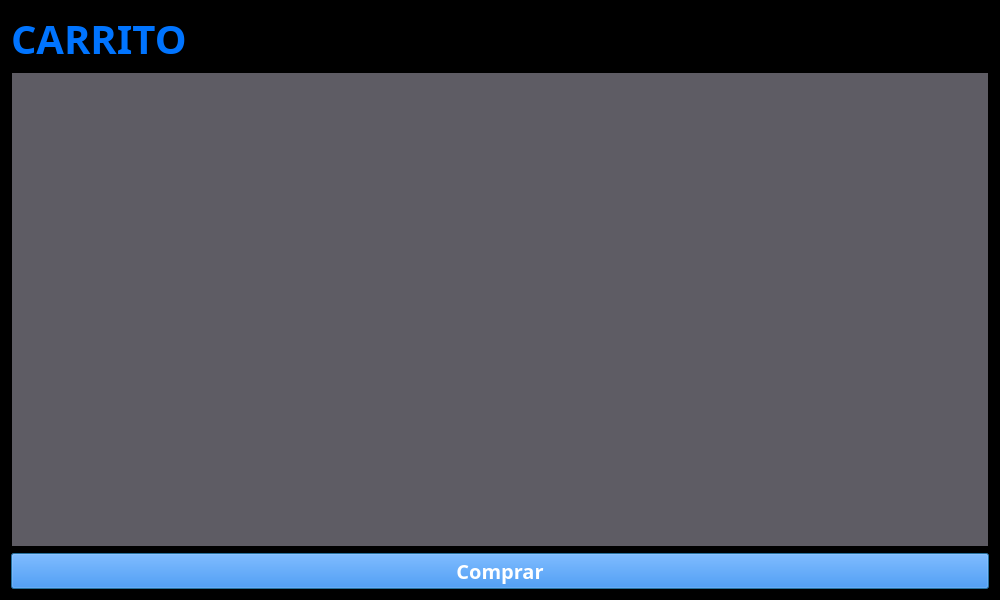
<?xml version="1.0" encoding="UTF-8"?>
<ui version="4.0">
 <class>Carrito</class>
 <widget class="QDialog" name="Carrito">
  <property name="geometry">
   <rect>
    <x>0</x>
    <y>0</y>
    <width>1000</width>
    <height>600</height>
   </rect>
  </property>
  <property name="minimumSize">
   <size>
    <width>1000</width>
    <height>600</height>
   </size>
  </property>
  <property name="maximumSize">
   <size>
    <width>1000</width>
    <height>600</height>
   </size>
  </property>
  <property name="palette">
   <palette>
    <active>
     <colorrole role="Base">
      <brush brushstyle="SolidPattern">
       <color alpha="255">
        <red>255</red>
        <green>255</green>
        <blue>255</blue>
       </color>
      </brush>
     </colorrole>
     <colorrole role="Window">
      <brush brushstyle="SolidPattern">
       <color alpha="255">
        <red>0</red>
        <green>0</green>
        <blue>0</blue>
       </color>
      </brush>
     </colorrole>
    </active>
    <inactive>
     <colorrole role="Base">
      <brush brushstyle="SolidPattern">
       <color alpha="255">
        <red>255</red>
        <green>255</green>
        <blue>255</blue>
       </color>
      </brush>
     </colorrole>
     <colorrole role="Window">
      <brush brushstyle="SolidPattern">
       <color alpha="255">
        <red>0</red>
        <green>0</green>
        <blue>0</blue>
       </color>
      </brush>
     </colorrole>
    </inactive>
    <disabled>
     <colorrole role="Base">
      <brush brushstyle="SolidPattern">
       <color alpha="255">
        <red>0</red>
        <green>0</green>
        <blue>0</blue>
       </color>
      </brush>
     </colorrole>
     <colorrole role="Window">
      <brush brushstyle="SolidPattern">
       <color alpha="255">
        <red>0</red>
        <green>0</green>
        <blue>0</blue>
       </color>
      </brush>
     </colorrole>
    </disabled>
   </palette>
  </property>
  <property name="windowTitle">
   <string>Ventana Terciaria</string>
  </property>
  <layout class="QVBoxLayout" name="verticalLayout">
   <item>
    <layout class="QVBoxLayout" name="verticalLayout_4">
     <item>
      <layout class="QHBoxLayout" name="horizontalLayout">
       <item>
        <widget class="QLabel" name="lCarrito">
         <property name="palette">
          <palette>
           <active>
            <colorrole role="WindowText">
             <brush brushstyle="SolidPattern">
              <color alpha="255">
               <red>0</red>
               <green>116</green>
               <blue>255</blue>
              </color>
             </brush>
            </colorrole>
           </active>
           <inactive>
            <colorrole role="WindowText">
             <brush brushstyle="SolidPattern">
              <color alpha="255">
               <red>0</red>
               <green>116</green>
               <blue>255</blue>
              </color>
             </brush>
            </colorrole>
           </inactive>
           <disabled>
            <colorrole role="WindowText">
             <brush brushstyle="SolidPattern">
              <color alpha="255">
               <red>190</red>
               <green>190</green>
               <blue>190</blue>
              </color>
             </brush>
            </colorrole>
           </disabled>
          </palette>
         </property>
         <property name="font">
          <font>
           <family>San Francisco Display</family>
           <pointsize>30</pointsize>
           <weight>75</weight>
           <bold>true</bold>
          </font>
         </property>
         <property name="text">
          <string>CARRITO</string>
         </property>
        </widget>
       </item>
      </layout>
     </item>
    </layout>
   </item>
   <item>
    <layout class="QGridLayout" name="gridLayout">
     <item row="0" column="1">
      <layout class="QVBoxLayout" name="verticalLayout_2">
       <item>
        <widget class="QListView" name="listView">
         <property name="palette">
          <palette>
           <active>
            <colorrole role="WindowText">
             <brush brushstyle="SolidPattern">
              <color alpha="255">
               <red>255</red>
               <green>255</green>
               <blue>255</blue>
              </color>
             </brush>
            </colorrole>
            <colorrole role="Button">
             <brush brushstyle="SolidPattern">
              <color alpha="255">
               <red>154</red>
               <green>153</green>
               <blue>150</blue>
              </color>
             </brush>
            </colorrole>
            <colorrole role="Light">
             <brush brushstyle="SolidPattern">
              <color alpha="255">
               <red>154</red>
               <green>153</green>
               <blue>150</blue>
              </color>
             </brush>
            </colorrole>
            <colorrole role="Text">
             <brush brushstyle="SolidPattern">
              <color alpha="255">
               <red>255</red>
               <green>255</green>
               <blue>255</blue>
              </color>
             </brush>
            </colorrole>
            <colorrole role="BrightText">
             <brush brushstyle="SolidPattern">
              <color alpha="255">
               <red>255</red>
               <green>255</green>
               <blue>255</blue>
              </color>
             </brush>
            </colorrole>
            <colorrole role="ButtonText">
             <brush brushstyle="SolidPattern">
              <color alpha="255">
               <red>255</red>
               <green>255</green>
               <blue>255</blue>
              </color>
             </brush>
            </colorrole>
            <colorrole role="Base">
             <brush brushstyle="SolidPattern">
              <color alpha="255">
               <red>94</red>
               <green>92</green>
               <blue>100</blue>
              </color>
             </brush>
            </colorrole>
            <colorrole role="Highlight">
             <brush brushstyle="SolidPattern">
              <color alpha="255">
               <red>0</red>
               <green>116</green>
               <blue>255</blue>
              </color>
             </brush>
            </colorrole>
            <colorrole role="ToolTipText">
             <brush brushstyle="SolidPattern">
              <color alpha="255">
               <red>255</red>
               <green>255</green>
               <blue>255</blue>
              </color>
             </brush>
            </colorrole>
            <colorrole role="PlaceholderText">
             <brush brushstyle="SolidPattern">
              <color alpha="128">
               <red>255</red>
               <green>255</green>
               <blue>255</blue>
              </color>
             </brush>
            </colorrole>
           </active>
           <inactive>
            <colorrole role="WindowText">
             <brush brushstyle="SolidPattern">
              <color alpha="255">
               <red>255</red>
               <green>255</green>
               <blue>255</blue>
              </color>
             </brush>
            </colorrole>
            <colorrole role="Button">
             <brush brushstyle="SolidPattern">
              <color alpha="255">
               <red>154</red>
               <green>153</green>
               <blue>150</blue>
              </color>
             </brush>
            </colorrole>
            <colorrole role="Light">
             <brush brushstyle="SolidPattern">
              <color alpha="255">
               <red>154</red>
               <green>153</green>
               <blue>150</blue>
              </color>
             </brush>
            </colorrole>
            <colorrole role="Text">
             <brush brushstyle="SolidPattern">
              <color alpha="255">
               <red>255</red>
               <green>255</green>
               <blue>255</blue>
              </color>
             </brush>
            </colorrole>
            <colorrole role="BrightText">
             <brush brushstyle="SolidPattern">
              <color alpha="255">
               <red>255</red>
               <green>255</green>
               <blue>255</blue>
              </color>
             </brush>
            </colorrole>
            <colorrole role="ButtonText">
             <brush brushstyle="SolidPattern">
              <color alpha="255">
               <red>255</red>
               <green>255</green>
               <blue>255</blue>
              </color>
             </brush>
            </colorrole>
            <colorrole role="Base">
             <brush brushstyle="SolidPattern">
              <color alpha="255">
               <red>94</red>
               <green>92</green>
               <blue>100</blue>
              </color>
             </brush>
            </colorrole>
            <colorrole role="Highlight">
             <brush brushstyle="SolidPattern">
              <color alpha="255">
               <red>0</red>
               <green>116</green>
               <blue>255</blue>
              </color>
             </brush>
            </colorrole>
            <colorrole role="ToolTipText">
             <brush brushstyle="SolidPattern">
              <color alpha="255">
               <red>255</red>
               <green>255</green>
               <blue>255</blue>
              </color>
             </brush>
            </colorrole>
            <colorrole role="PlaceholderText">
             <brush brushstyle="SolidPattern">
              <color alpha="128">
               <red>255</red>
               <green>255</green>
               <blue>255</blue>
              </color>
             </brush>
            </colorrole>
           </inactive>
           <disabled>
            <colorrole role="WindowText">
             <brush brushstyle="SolidPattern">
              <color alpha="255">
               <red>190</red>
               <green>190</green>
               <blue>190</blue>
              </color>
             </brush>
            </colorrole>
            <colorrole role="Button">
             <brush brushstyle="SolidPattern">
              <color alpha="255">
               <red>154</red>
               <green>153</green>
               <blue>150</blue>
              </color>
             </brush>
            </colorrole>
            <colorrole role="Light">
             <brush brushstyle="SolidPattern">
              <color alpha="255">
               <red>154</red>
               <green>153</green>
               <blue>150</blue>
              </color>
             </brush>
            </colorrole>
            <colorrole role="Text">
             <brush brushstyle="SolidPattern">
              <color alpha="255">
               <red>190</red>
               <green>190</green>
               <blue>190</blue>
              </color>
             </brush>
            </colorrole>
            <colorrole role="BrightText">
             <brush brushstyle="SolidPattern">
              <color alpha="255">
               <red>255</red>
               <green>255</green>
               <blue>255</blue>
              </color>
             </brush>
            </colorrole>
            <colorrole role="ButtonText">
             <brush brushstyle="SolidPattern">
              <color alpha="255">
               <red>190</red>
               <green>190</green>
               <blue>190</blue>
              </color>
             </brush>
            </colorrole>
            <colorrole role="Base">
             <brush brushstyle="SolidPattern">
              <color alpha="255">
               <red>0</red>
               <green>0</green>
               <blue>0</blue>
              </color>
             </brush>
            </colorrole>
            <colorrole role="Highlight">
             <brush brushstyle="SolidPattern">
              <color alpha="255">
               <red>145</red>
               <green>145</green>
               <blue>145</blue>
              </color>
             </brush>
            </colorrole>
            <colorrole role="ToolTipText">
             <brush brushstyle="SolidPattern">
              <color alpha="255">
               <red>255</red>
               <green>255</green>
               <blue>255</blue>
              </color>
             </brush>
            </colorrole>
            <colorrole role="PlaceholderText">
             <brush brushstyle="SolidPattern">
              <color alpha="128">
               <red>0</red>
               <green>0</green>
               <blue>0</blue>
              </color>
             </brush>
            </colorrole>
           </disabled>
          </palette>
         </property>
        </widget>
       </item>
      </layout>
     </item>
    </layout>
   </item>
   <item>
    <widget class="QPushButton" name="pComprar">
     <property name="palette">
      <palette>
       <active>
        <colorrole role="Button">
         <brush brushstyle="SolidPattern">
          <color alpha="255">
           <red>0</red>
           <green>116</green>
           <blue>255</blue>
          </color>
         </brush>
        </colorrole>
        <colorrole role="ButtonText">
         <brush brushstyle="SolidPattern">
          <color alpha="255">
           <red>255</red>
           <green>255</green>
           <blue>255</blue>
          </color>
         </brush>
        </colorrole>
       </active>
       <inactive>
        <colorrole role="Button">
         <brush brushstyle="SolidPattern">
          <color alpha="255">
           <red>0</red>
           <green>116</green>
           <blue>255</blue>
          </color>
         </brush>
        </colorrole>
        <colorrole role="ButtonText">
         <brush brushstyle="SolidPattern">
          <color alpha="255">
           <red>255</red>
           <green>255</green>
           <blue>255</blue>
          </color>
         </brush>
        </colorrole>
       </inactive>
       <disabled>
        <colorrole role="Button">
         <brush brushstyle="SolidPattern">
          <color alpha="255">
           <red>0</red>
           <green>116</green>
           <blue>255</blue>
          </color>
         </brush>
        </colorrole>
        <colorrole role="ButtonText">
         <brush brushstyle="SolidPattern">
          <color alpha="255">
           <red>190</red>
           <green>190</green>
           <blue>190</blue>
          </color>
         </brush>
        </colorrole>
       </disabled>
      </palette>
     </property>
     <property name="font">
      <font>
       <family>San Francisco Display</family>
       <pointsize>15</pointsize>
       <weight>75</weight>
       <bold>true</bold>
      </font>
     </property>
     <property name="text">
      <string>Comprar</string>
     </property>
    </widget>
   </item>
  </layout>
 </widget>
 <resources/>
 <connections/>
</ui>
